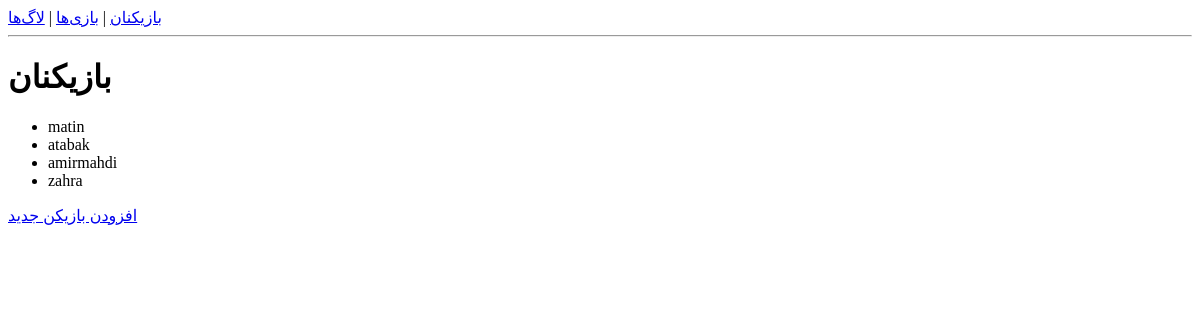
Before: /players/ with the older database file.
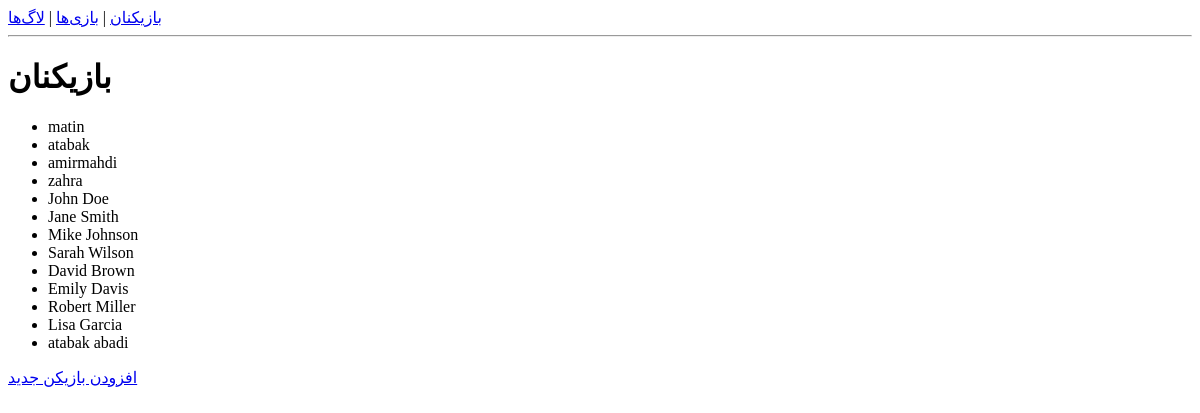
After: the same page with the newer database file.
### players/models.py (models this page shows, shortened)
class Player(models.Model):
    name = models.CharField(max_length=100)
    nickname = models.CharField(max_length=50, blank=True)
    created_at = models.DateTimeField(auto_now_add=True)

### players/views.py (the view)
# urls.py: path('', views.player_list, name='list'),
def player_list(request):
    players = Player.objects.all()
    return render(request, 'players/player_list.html', {'players': players})

### players/templates/players/player_list.html
{% extends 'base.html' %}
{% block content %}
<h1>بازیکنان</h1>
<ul>
  {% for player in players %}
    <li>{{ player.name }}</li>
  {% endfor %}
</ul>
<a href="{% url 'players:create' %}">افزودن بازیکن جدید</a>
{% endblock %}

Changed rows visible on the page:
added Player: name "John Doe"
added Player: name "Jane Smith"
added Player: name "Mike Johnson"
added Player: name "Sarah Wilson"
added Player: name "David Brown"
added Player: name "Emily Davis"
added Player: name "Robert Miller"
added Player: name "Lisa Garcia"
added Player: name "atabak abadi"
